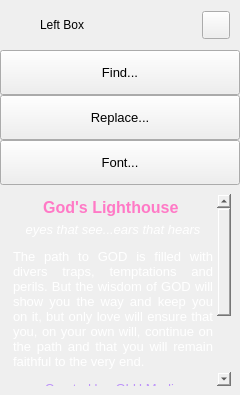
        <widget class="QFrame" name="extraLeftBox">
         <property name="minimumSize">
          <size>
           <width>0</width>
           <height>0</height>
          </size>
         </property>
         <property name="maximumSize">
          <size>
           <width>0</width>
           <height>16777215</height>
          </size>
         </property>
         <property name="frameShape">
          <enum>QFrame::NoFrame</enum>
         </property>
         <property name="frameShadow">
          <enum>QFrame::Raised</enum>
         </property>
         <layout class="QVBoxLayout" name="extraColumLayout">
          <property name="spacing">
           <number>0</number>
          </property>
          <property name="leftMargin">
           <number>0</number>
          </property>
          <property name="topMargin">
           <number>0</number>
          </property>
          <property name="rightMargin">
           <number>0</number>
          </property>
          <property name="bottomMargin">
           <number>0</number>
          </property>
          <item>
           <widget class="QFrame" name="extraTopBg">
            <property name="minimumSize">
             <size>
              <width>0</width>
              <height>50</height>
             </size>
            </property>
            <property name="maximumSize">
             <size>
              <width>16777215</width>
              <height>50</height>
             </size>
            </property>
            <property name="frameShape">
             <enum>QFrame::NoFrame</enum>
            </property>
            <property name="frameShadow">
             <enum>QFrame::Raised</enum>
            </property>
            <layout class="QVBoxLayout" name="verticalLayout_5">
             <property name="spacing">
              <number>0</number>
             </property>
             <property name="leftMargin">
              <number>0</number>
             </property>
             <property name="topMargin">
              <number>0</number>
             </property>
             <property name="rightMargin">
              <number>0</number>
             </property>
             <property name="bottomMargin">
              <number>0</number>
             </property>
             <item>
              <layout class="QGridLayout" name="extraTopLayout">
               <property name="leftMargin">
                <number>10</number>
               </property>
               <property name="rightMargin">
                <number>10</number>
               </property>
               <property name="horizontalSpacing">
                <number>10</number>
               </property>
               <property name="verticalSpacing">
                <number>0</number>
               </property>
               <item row="0" column="0">
                <widget class="QFrame" name="extraIcon">
                 <property name="minimumSize">
                  <size>
                   <width>20</width>
                   <height>0</height>
                  </size>
                 </property>
                 <property name="maximumSize">
                  <size>
                   <width>20</width>
                   <height>20</height>
                  </size>
                 </property>
                 <property name="frameShape">
                  <enum>QFrame::NoFrame</enum>
                 </property>
                 <property name="frameShadow">
                  <enum>QFrame::Raised</enum>
                 </property>
                </widget>
               </item>
               <item row="0" column="1">
                <widget class="QLabel" name="extraLabel">
                 <property name="minimumSize">
                  <size>
                   <width>150</width>
                   <height>0</height>
                  </size>
                 </property>
                 <property name="text">
                  <string>Left Box</string>
                 </property>
                </widget>
               </item>
               <item row="0" column="2">
                <widget class="QPushButton" name="extraCloseColumnBtn">
                 <property name="minimumSize">
                  <size>
                   <width>28</width>
                   <height>28</height>
                  </size>
                 </property>
                 <property name="maximumSize">
                  <size>
                   <width>28</width>
                   <height>28</height>
                  </size>
                 </property>
                 <property name="cursor">
                  <cursorShape>PointingHandCursor</cursorShape>
                 </property>
                 <property name="toolTip">
                  <string>Close left box</string>
                 </property>
                 <property name="text">
                  <string/>
                 </property>
                 <property name="icon">
                  <iconset resource="resources.qrc">
                   <normaloff>:/icons/images/icons/icon_close.png</normaloff>:/icons/images/icons/icon_close.png</iconset>
                 </property>
                 <property name="iconSize">
                  <size>
                   <width>20</width>
                   <height>20</height>
                  </size>
                 </property>
                </widget>
               </item>
              </layout>
             </item>
            </layout>
           </widget>
          </item>
          <item>
           <widget class="QFrame" name="extraContent">
            <property name="frameShape">
             <enum>QFrame::NoFrame</enum>
            </property>
            <property name="frameShadow">
             <enum>QFrame::Raised</enum>
            </property>
            <layout class="QVBoxLayout" name="verticalLayout_12">
             <property name="spacing">
              <number>0</number>
             </property>
             <property name="leftMargin">
              <number>0</number>
             </property>
             <property name="topMargin">
              <number>0</number>
             </property>
             <property name="rightMargin">
              <number>0</number>
             </property>
             <property name="bottomMargin">
              <number>0</number>
             </property>
             <item alignment="Qt::AlignTop">
              <widget class="QFrame" name="extraTopMenu">
               <property name="frameShape">
                <enum>QFrame::NoFrame</enum>
               </property>
               <property name="frameShadow">
                <enum>QFrame::Raised</enum>
               </property>
               <layout class="QVBoxLayout" name="verticalLayout_11">
                <property name="spacing">
                 <number>0</number>
                </property>
                <property name="leftMargin">
                 <number>0</number>
                </property>
                <property name="topMargin">
                 <number>0</number>
                </property>
                <property name="rightMargin">
                 <number>0</number>
                </property>
                <property name="bottomMargin">
                 <number>0</number>
                </property>
                <item>
                 <widget class="QPushButton" name="btn_find">
                  <property name="sizePolicy">
                   <sizepolicy hsizetype="Expanding" vsizetype="Fixed">
                    <horstretch>0</horstretch>
                    <verstretch>0</verstretch>
                   </sizepolicy>
                  </property>
                  <property name="minimumSize">
                   <size>
                    <width>0</width>
                    <height>45</height>
                   </size>
                  </property>
                  <property name="font">
                   <font>
                    <family>Segoe UI</family>
                    <pointsize>10</pointsize>
                    <weight>50</weight>
                    <italic>false</italic>
                    <bold>false</bold>
                   </font>
                  </property>
                  <property name="cursor">
                   <cursorShape>PointingHandCursor</cursorShape>
                  </property>
                  <property name="layoutDirection">
                   <enum>Qt::LeftToRight</enum>
                  </property>
                  <property name="styleSheet">
                   <string notr="true">background-image: url(:/icons/images/icons/cil-find-in-page.png);</string>
                  </property>
                  <property name="text">
                   <string>Find...</string>
                  </property>
                 </widget>
                </item>
                <item>
                 <widget class="QPushButton" name="btn_replace">
                  <property name="sizePolicy">
                   <sizepolicy hsizetype="Expanding" vsizetype="Fixed">
                    <horstretch>0</horstretch>
                    <verstretch>0</verstretch>
                   </sizepolicy>
                  </property>
                  <property name="minimumSize">
                   <size>
                    <width>0</width>
                    <height>45</height>
                   </size>
                  </property>
                  <property name="font">
                   <font>
                    <family>Segoe UI</family>
                    <pointsize>10</pointsize>
                    <weight>50</weight>
                    <italic>false</italic>
                    <bold>false</bold>
                   </font>
                  </property>
                  <property name="cursor">
                   <cursorShape>PointingHandCursor</cursorShape>
                  </property>
                  <property name="layoutDirection">
                   <enum>Qt::LeftToRight</enum>
                  </property>
                  <property name="styleSheet">
                   <string notr="true">background-image: url(:/icons/images/icons/cil-equalizer.png);</string>
                  </property>
                  <property name="text">
                   <string>Replace...</string>
                  </property>
                 </widget>
                </item>
                <item>
                 <widget class="QPushButton" name="btn_font">
                  <property name="sizePolicy">
                   <sizepolicy hsizetype="Expanding" vsizetype="Fixed">
                    <horstretch>0</horstretch>
                    <verstretch>0</verstretch>
                   </sizepolicy>
                  </property>
                  <property name="minimumSize">
                   <size>
                    <width>0</width>
                    <height>45</height>
                   </size>
                  </property>
                  <property name="font">
                   <font>
                    <family>Segoe UI</family>
                    <pointsize>10</pointsize>
                    <weight>50</weight>
                    <italic>false</italic>
                    <bold>false</bold>
                   </font>
                  </property>
                  <property name="cursor">
                   <cursorShape>PointingHandCursor</cursorShape>
                  </property>
                  <property name="layoutDirection">
                   <enum>Qt::LeftToRight</enum>
                  </property>
                  <property name="styleSheet">
                   <string notr="true">background-image: url(:/icons/images/icons/cil-layers.png);</string>
                  </property>
                  <property name="text">
                   <string>Font...</string>
                  </property>
                 </widget>
                </item>
               </layout>
              </widget>
             </item>
             <item>
              <widget class="QFrame" name="extraCenter">
               <property name="frameShape">
                <enum>QFrame::NoFrame</enum>
               </property>
               <property name="frameShadow">
                <enum>QFrame::Raised</enum>
               </property>
               <layout class="QVBoxLayout" name="verticalLayout_10">
                <item>
                 <widget class="QTextEdit" name="textEdit">
                  <property name="minimumSize">
                   <size>
                    <width>222</width>
                    <height>0</height>
                   </size>
                  </property>
                  <property name="styleSheet">
                   <string notr="true">background: transparent;</string>
                  </property>
                  <property name="frameShape">
                   <enum>QFrame::NoFrame</enum>
                  </property>
                  <property name="readOnly">
                   <bool>true</bool>
                  </property>
                  <property name="html">
                   <string>&lt;!DOCTYPE HTML PUBLIC &quot;-//W3C//DTD HTML 4.0//EN&quot; &quot;http://www.w3.org/TR/REC-html40/strict.dtd&quot;&gt;
&lt;html&gt;&lt;head&gt;&lt;meta name=&quot;qrichtext&quot; content=&quot;1&quot; /&gt;&lt;style type=&quot;text/css&quot;&gt;
p, li { white-space: pre-wrap; }
&lt;/style&gt;&lt;/head&gt;&lt;body style=&quot; font-family:'Segoe UI'; font-size:10pt; font-weight:400; font-style:normal;&quot;&gt;
&lt;p align=&quot;center&quot; style=&quot; margin-top:12px; margin-bottom:5px; margin-left:0px; margin-right:0px; -qt-block-indent:0; text-indent:0px;&quot;&gt;&lt;span style=&quot; font-size:12pt; font-weight:600; color:#ff79c6;&quot;&gt;God's Lighthouse &lt;/span&gt;&lt;/p&gt;
&lt;p align=&quot;center&quot; style=&quot; margin-top:0px; margin-bottom:12px; margin-left:0px; margin-right:0px; -qt-block-indent:0; text-indent:0px;&quot;&gt;&lt;span style=&quot; font-style:italic; color:#ffffff;&quot;&gt;eyes that see...ears that hears&lt;/span&gt;&lt;/p&gt;
&lt;p align=&quot;justify&quot; style=&quot; margin-top:12px; margin-bottom:12px; margin-left:0px; margin-right:0px; -qt-block-indent:0; text-indent:0px;&quot;&gt;&lt;span style=&quot; color:#ffffff;&quot;&gt;The path to GOD is filled with divers traps, temptations and perils. But the wisdom of GOD will show you the way and keep you on it, but only love will ensure that you, on your own will, continue on the path and that you will remain faithful to the very end.&lt;/span&gt;&lt;/p&gt;
&lt;p align=&quot;center&quot; style=&quot; margin-top:12px; margin-bottom:12px; margin-left:0px; margin-right:0px; -qt-block-indent:0; text-indent:0px;&quot;&gt;&lt;span style=&quot; color:#bd93f9;&quot;&gt;Created by: GLH Media&lt;/span&gt;&lt;/p&gt;
&lt;p align=&quot;center&quot; style=&quot; margin-top:12px; margin-bottom:12px; margin-left:0px; margin-right:0px; -qt-block-indent:0; text-indent:0px;&quot;&gt;&lt;span style=&quot; font-size:9pt; color:#ffffff;&quot;&gt;It is not by believing in your mind, but in your heart that results in Righteousness&lt;/span&gt;&lt;/p&gt;
&lt;p align=&quot;center&quot; style=&quot; margin-top:12px; margin-bottom:12px; margin-left:0px; margin-right:0px; -qt-block-indent:0; text-indent:0px;&quot;&gt;&lt;span style=&quot; font-size:12pt; font-weight:600; color:#ff79c6;&quot;&gt;God Loves you&lt;/span&gt;&lt;/p&gt;&lt;/body&gt;&lt;/html&gt;</string>
                  </property>
                 </widget>
                </item>
               </layout>
              </widget>
             </item>
             <item>
              <widget class="QFrame" name="extraBottom">
               <property name="frameShape">
                <enum>QFrame::NoFrame</enum>
               </property>
               <property name="frameShadow">
                <enum>QFrame::Raised</enum>
               </property>
              </widget>
             </item>
            </layout>
           </widget>
          </item>
         </layout>
        </widget>
